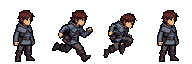
#> input picture tools/creature_pipeline/hero_v3_bases.png, 192 x 64 px; its folder holds only this picture in this run
$ python animate_crawler.py hero_v3_bases.png hero_v3_bases.png hero_v3_bases.png
#> lines starting #> are read from the running program, lines starting #| are printed output that depends on the picture
#!/usr/bin/env python3
"""Procedural animation for long, low crawling creatures (root_crawler style).

Works from a single elongated base sprite. Movement is a traveling vertical
wave over pixel columns (inchworm crawl), attacks are head lunge, tail whip
and a burrow dive; hurt/death use the shared RED damage flash convention.

Frame layout matches the existing root_crawler pack: 160x96 frames,
anchor x=80 y=89, hit frames attack_1=7, attack_2=11, attack_3=14 @ fps 14.
"""
import json, math, os, random, sys
from PIL import Image

FRAME_W = 160
FRAME_H = 96
GROUND = 89
ANCHOR_X = 80

def load_base(path):
#> called with path = 'hero_v3_bases.png'
    im = Image.open(path).convert("RGBA")
#> im is the input picture: PIL image 192x64 RGBA; mean R, G, B, A 16.3, 13.1, 14.2, 71.7
    return im.crop(im.getbbox())

def frame():
    return Image.new("RGBA", (FRAME_W, FRAME_H), (0, 0, 0, 0))

def flash_red(sprite, amount):
    out = sprite.copy()
    px = out.load()
    for y in range(out.height):
        for x in range(out.width):
            r, g, b, a = px[x, y]
            if a == 0:
                continue
            px[x, y] = (int(r + (238 - r) * amount), int(g + (74 - g) * amount),
                        int(b + (64 - b) * amount), a)
    return out

def tint(sprite, factor_rgb, brightness=1.0):
    out = sprite.copy()
    px = out.load()
    for y in range(out.height):
        for x in range(out.width):
            r, g, b, a = px[x, y]
            if a == 0:
                continue
            px[x, y] = (min(255, int(r * factor_rgb[0] * brightness)),
                        min(255, int(g * factor_rgb[1] * brightness)),
                        min(255, int(b * factor_rgb[2] * brightness)), a)
    return out

def column_wave(base, phase, amplitude, wavelength, head_lock=0.0):
    """Shift each pixel column vertically by a traveling sine wave.

    head_lock > 0 dampens the wave towards the head (right side) so the head
    stays readable while the body undulates.
    """
    out = Image.new("RGBA", (base.width, base.height + 2 * int(amplitude) + 2), (0, 0, 0, 0))
    for x in range(base.width):
        damp = 1.0
        if head_lock > 0.0:
            t = x / max(1, base.width - 1)
            damp = 1.0 - head_lock * max(0.0, t - 0.55) / 0.45 if t > 0.55 else 1.0
        dy = round(amplitude * damp * math.sin(2 * math.pi * (x / wavelength - phase)))
        col = base.crop((x, 0, x + 1, base.height))
        out.alpha_composite(col, (x, int(amplitude) + 1 + dy))
    return out.crop(out.getbbox()) if out.getbbox() else out

def squash(base, sx, sy):
    w = max(1, round(base.width * sx))
    h = max(1, round(base.height * sy))
    return base.resize((w, h), Image.NEAREST)

def place(canvas, sprite, dx=0, dy=0, clip_ground=False):
    x = ANCHOR_X - sprite.width // 2 + round(dx)
    y = GROUND - sprite.height + round(dy)
    canvas.alpha_composite(sprite, (max(0, min(FRAME_W - sprite.width, x)), y if y >= 0 else 0))
    if clip_ground:
        px = canvas.load()
        for yy in range(GROUND + 1, FRAME_H):
            for xx in range(FRAME_W):
                px[xx, yy] = (0, 0, 0, 0)
    return canvas

def palette_of(base):
    px = base.load()
    cols = [px[x, y] for y in range(base.height) for x in range(base.width) if px[x, y][3] > 0]
    cols.sort(key=lambda c: c[0] + c[1] + c[2])
    return {
        "dark": cols[max(0, len(cols) // 10)][:3] + (255,),
        "mid": cols[len(cols) // 2][:3] + (255,),
        "lite": cols[int(len(cols) * 0.86)][:3] + (255,),
    }

def strip(frames):
    out = Image.new("RGBA", (FRAME_W * len(frames), FRAME_H), (0, 0, 0, 0))
    for i, f in enumerate(frames):
        out.alpha_composite(f, (i * FRAME_W, 0))
    return out

def build_idle(base, n=10):
#> called with n = 10
    frames = []
    for i in range(n):
        t = i / n
        spr = column_wave(base, t, 1.6, base.width * 1.4, head_lock=0.7)
        frames.append(place(frame(), spr))
#> after the loop, frames = 10 items
    return frames

def build_move(base, n=16):
#> called with n = 16
    frames = []
#> frames = []
    for i in range(n):
        t = i / n
        spr = column_wave(base, t * 2.0, 3.0, base.width * 0.6, head_lock=0.55)
        # slight inchworm push: body compresses and extends
        sx = 1.0 + 0.04 * math.sin(2 * math.pi * t * 2.0)
        spr = squash(spr, sx, 1.0)
        frames.append(place(frame(), spr))
#> after the loop, frames = 16 items
    return frames

def build_attack_bite(base, n=14):
    """Head lunge bite. Telegraph 0-35%, hit frames 7-8, recover."""
#> called with n = 14
    frames = []
#> frames = []
    for i in range(n):
        t = i / (n - 1)
        if t < 0.35:
            k = t / 0.35
            spr = squash(base, 1.0 - 0.08 * k, 1.0 + 0.06 * k)
            spr = tint(spr, (1.03, 1.0, 0.95), 1.0 + 0.05 * k)
            dx = -6 * k
        elif t < 0.62:
            k = (t - 0.35) / 0.27
            spr = squash(base, 1.0 + 0.10 * math.sin(k * math.pi), 1.0 - 0.06 * math.sin(k * math.pi))
            dx = -6 + 22 * k
        else:
            k = (t - 0.62) / 0.38
            spr = base
            dx = 16 * (1 - k)
        frames.append(place(frame(), spr, dx=dx))
#> after the loop, frames = 14 items
    return frames

def build_attack_whip(base, n=20):
    """Tail (left side) curls up then slams down; hit frames 11-12."""
#> called with n = 20
    frames = []
#> frames = []
    tail_w = int(base.width * 0.42)
#> tail_w = 69
    body = base.crop((tail_w, 0, base.width, base.height))
    tail = base.crop((0, 0, tail_w, base.height))
    for i in range(n):
        t = i / (n - 1)
        if t < 0.5:
            lift_k = math.sin(min(1.0, t / 0.45) * math.pi * 0.5)     # raise
        elif t < 0.62:
            lift_k = 1.0 - (t - 0.5) / 0.12                            # slam down fast
        else:
            lift_k = 0.0
        f = frame()
        # body stays planted, slightly braced
        bx = ANCHOR_X - base.width // 2 + tail_w
        f.alpha_composite(body, (bx, GROUND - body.height))
        # tail columns rotate up around the joint
        joint_x = bx
        for x in range(tail_w - 1, -1, -1):
            col = tail.crop((x, 0, x + 1, tail.height))
            dist = (tail_w - x) / tail_w
            dy = -round(34 * lift_k * dist * dist)
            dx_c = round(8 * lift_k * dist)
            f.alpha_composite(col, (joint_x - (tail_w - x) + dx_c, GROUND - tail.height + dy))
        if 0.5 <= t < 0.62:
            f = place(f, Image.new("RGBA", (1, 1), (0, 0, 0, 0)))  # no-op keep signature simple
        frames.append(f)
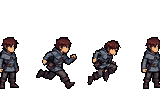
#> f: PIL image 160x96 RGBA; mean R, G, B, A 12.8, 10.3, 11.1, 55.7; transparent parts drawn white
#> after the loop, frames = 20 items
    return frames

def build_attack_burrow(base, n=22):
    """Dive underground, travel, resurface. Hit at frame 14 (emergence)."""
#> called with n = 22
    frames = []
#> frames = []
    for i in range(n):
        t = i / (n - 1)
        f = frame()
        if t < 0.28:                     # shiver + nose down
            k = t / 0.28
            spr = column_wave(base, k * 0.5, 1.5, base.width, head_lock=0.0)
            place(f, spr, dx=(1 if i % 2 == 0 else -1) * int(1 + k * 2), dy=int(4 * k), clip_ground=True)
        elif t < 0.5:                    # sinking
            k = (t - 0.28) / 0.22
            place(f, base, dy=int(base.height * k * 1.1) + 4, clip_ground=True)
        elif t < 0.64:                   # hidden
            pass
        else:                            # emerge (hit lands here, frame 14 of 22 => t=0.667)
            k = (t - 0.64) / 0.36
            up = min(1.0, k * 1.6)
            spr = squash(base, 1.0 - 0.06 * (1 - up), 1.0 + 0.10 * (1 - up))
            place(f, spr, dy=int(base.height * (1.0 - up) * 1.1), clip_ground=True)
        frames.append(f)
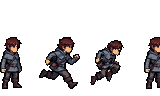
#> f: PIL image 160x96 RGBA; mean R, G, B, A 12.5, 10, 10.8, 54.2; transparent parts drawn white
#> after the loop, frames = 22 items
    return frames

def build_hurt(base, n=6):
#> called with n = 6
    frames = []
#> frames = []
    for i in range(n):
        t = i / (n - 1)
        k = 1.0 - t
        spr = flash_red(squash(base, 1.0 + 0.05 * k, 1.0 - 0.08 * k), 0.62 * k)
        frames.append(place(frame(), spr, dx=-4 * k))
#> this loop made 6 passes
#> pass 1, in flash_red, `out = sprite.copy()`:
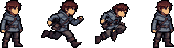
#> out: PIL image 174x48 RGBA; mean R, G, B, A 23, 18.4, 19.9, 102.4; transparent parts drawn white
#> after the loop, frames = 6 items
    return frames

def build_death(base, n=18):
    """Red flash, then the root body breaks into segments that collapse."""
#> called with n = 18
    frames = []
#> frames = []
    seg_count = 4
    seg_w = base.width // seg_count
#> seg_w = 41
    rng = random.Random(11)
    seg_data = [(s, rng.uniform(-1.5, 1.5), rng.uniform(0.8, 1.4)) for s in range(seg_count)]
    for i in range(n):
        t = i / (n - 1)
        f = frame()
        if t < 0.22:
            k = t / 0.22
            spr = flash_red(base, 0.55 * (1 - k))
            place(f, spr)
        else:
            k = (t - 0.22) / 0.78
            fade = tint(base, (1.0 - 0.3 * k, 1.0 - 0.3 * k, 1.0 - 0.32 * k), 1.0 - 0.4 * k)
            for s, drift, speed in seg_data:
                x0 = s * seg_w
                x1 = base.width if s == seg_count - 1 else (s + 1) * seg_w
                seg = fade.crop((x0, 0, x1, base.height))
                drop_k = min(1.0, k * speed)
                sh = max(3, round(seg.height * (1.0 - 0.72 * drop_k)))
                seg = seg.resize((seg.width, sh), Image.NEAREST)
                if k > 0.55:              # crumble away
                    spx = seg.load()
                    for yy in range(seg.height):
                        for xx in range(seg.width):
                            if spx[xx, yy][3] and rng.random() < (k - 0.55) * 1.8 * (1.0 - yy / seg.height):
                                spx[xx, yy] = (0, 0, 0, 0)
                fx = ANCHOR_X - base.width // 2 + x0 + round(drift * k * 4)
                f.alpha_composite(seg, (fx, GROUND - seg.height))
        frames.append(f)
#> this loop made 18 passes
#> pass 1, in build_death, `spr = flash_red(base, 0.55 * (1 - k))`:
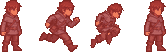
#> spr: PIL image 166x52 RGBA; mean R, G, B, A 62.6, 24.5, 23, 102.1; transparent parts drawn white
#> after the loop:
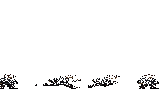
#> f: PIL image 160x96 RGBA; mean R, G, B, A 0.8, 0.7, 0.7, 9.2; transparent parts drawn white
#> after the loop, frames = 18 items
    return frames

def build_whip_impact(base, n=8):
    """Dust + splinters where the tail slams."""
#> called with n = 8
    pal = palette_of(base)
#> in palette_of, `cols = [px[x, y] for y in range(base.height) for x in range(base.width..`: cols = 3456 items, first 6: (0, 0, 1, 255), (0, 0, 1, 255), (0, 0, 1, 255), (0, 0, 1, 255), (0, 0, 1, 255), (0, 0, 1, 255)
#> pal = {'dark': (0, 0, 1, 255), 'mid': (75, 29, 34, 255), 'lite': (107, 93, 91, 255)}
    rng = random.Random(5)
    parts = [(rng.uniform(-16, 16), rng.uniform(4, 22), rng.uniform(0.0, 0.25),
              pal["lite" if rng.random() < 0.7 else "mid"]) for _ in range(16)]
#> parts = 16 items
    frames = []
    for i in range(n):
        t = i / (n - 1)
        f = frame()
        px = f.load()
        for ox, h, delay, col in parts:
            k = max(0.0, min(1.0, (t - delay) / 0.6))
            if k <= 0.0:
                continue
            rise = h * math.sin(k * math.pi)
            x = ANCHOR_X + round(ox * (0.6 + 0.6 * k))
            y = GROUND - round(rise)
            size = 2 if k < 0.6 else 1
            a = int(255 * (1.0 - k * 0.55))
            for dx in range(size):
                for dy in range(size):
                    if 0 <= x + dx < FRAME_W and 0 <= y + dy < FRAME_H:
                        px[x + dx, y + dy] = col[:3] + (a,)
        frames.append(f)
#> after the loop, frames = 8 items
    return frames

def build_burrow_dust(base, n=10):
#> called with n = 10
    pal = palette_of(base)
    rng = random.Random(9)
    puffs = [(rng.uniform(-22, 22), rng.uniform(3, 16), rng.uniform(0.0, 0.35),
              pal["lite" if rng.random() < 0.5 else "mid"]) for _ in range(20)]
#> puffs = 20 items
    frames = []
    for i in range(n):
        t = i / (n - 1)
        f = frame()
        px = f.load()
        for ox, h, delay, col in puffs:
            k = max(0.0, min(1.0, (t - delay) / 0.65))
            if k <= 0.0:
                continue
            x = ANCHOR_X + round(ox * (0.5 + 0.9 * k))
            y = GROUND - round(h * math.sin(k * math.pi))
            a = int(240 * (1.0 - k * 0.7))
            size = 2 if k < 0.5 else 1
            for dx in range(size):
                for dy in range(size):
                    if 0 <= x + dx < FRAME_W and 0 <= y + dy < FRAME_H:
                        px[x + dx, y + dy] = col[:3] + (a,)
        frames.append(f)
#> after the loop, frames = 10 items
    return frames

def main(base_path, out_dir, name):
    base = load_base(base_path)
    os.makedirs(out_dir, exist_ok=True)
    anims = {
        "idle": (build_idle(base), {"fps": 7, "loop": True}),
        "move": (build_move(base), {"fps": 14, "loop": True}),
        "attack_1": (build_attack_bite(base), {"fps": 14, "loop": False,
                     "hit_frames": [7, 8], "hit_frames_1based": [8, 9]}),
        "attack_2": (build_attack_whip(base), {"fps": 14, "loop": False,
                     "hit_frames": [11, 12], "hit_frames_1based": [12, 13]}),
        "attack_3": (build_attack_burrow(base), {"fps": 14, "loop": False,
                     "hit_frames": [14, 15], "hit_frames_1based": [15, 16]}),
        "hurt": (build_hurt(base), {"fps": 14, "loop": False}),
        "death": (build_death(base), {"fps": 12, "loop": False}),
        "whip_impact": (build_whip_impact(base), {"fps": 14, "loop": False}),
        "burrow_dust": (build_burrow_dust(base), {"fps": 14, "loop": False}),
    }
    meta = {
        "frame_size": [FRAME_W, FRAME_H],
        "facing": "right",
        "anchor": {"x": ANCHOR_X, "y": GROUND},
        "ground_clearance": 1.0,
        "frame_indexing": "0-based",
        "animations": {},
    }
    file_prefix = {"whip_impact": "root_whip_impact.png", "burrow_dust": "root_burrow_dust.png"}
    for state, (frames, extra) in anims.items():
        fname = file_prefix.get(state, f"{name}_{state}.png")
        strip(frames).save(os.path.join(out_dir, fname))
        entry = {"file": fname, "frames": len(frames)}
        entry.update(extra)
        meta["animations"][state] = entry
#> this loop made 9 passes
#> (state, extra, fname) on passes 1, 2, 6, 7, 8: ('idle', {'fps': 7, 'loop': True}, 'hero_v3_bases.png_idle.png'), ('move', {'fps': 14, 'loop': True}, 'hero_v3_bases.png_move.png'), ('hurt', {'fps': 14, 'loop': False}, 'hero_v3_bases.png_hurt.png'), ('death', {'fps': 12, 'loop': False}, 'hero_v3_bases.png_death.png'), ('whip_impact', {'fps': 14, 'loop': False}, 'root_whip_impact.png')
#> (state, fname) on passes 3 to 5: ('attack_1', 'hero_v3_bases.png_attack_1.png'), ('attack_2', 'hero_v3_bases.png_attack_2.png'), ('attack_3', 'hero_v3_bases.png_attack_3.png')
#> pass 1, in main, `strip(frames).save(os.path.join(out_dir, fname))`:
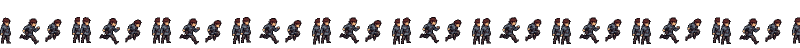
#> saved as hero_v3_bases.png_idle.png: PIL image 1600x96 RGBA (shown at 1/2 size); mean R, G, B, A 12.5, 10, 10.8, 54.2; transparent parts drawn white
#> pass 2, in main, `strip(frames).save(os.path.join(out_dir, fname))`:
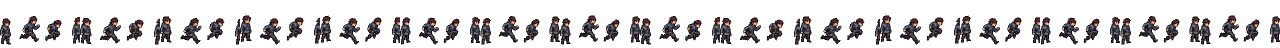
#> saved as hero_v3_bases.png_move.png: PIL image 2560x96 RGBA (shown at 1/2 size); mean R, G, B, A 12.2, 9.8, 10.6, 53.7; transparent parts drawn white
#> after the loop, meta = 6 items
    with open(os.path.join(out_dir, f"rootcrawler_anim.json" if name == "root_crawler" else f"{name}_anim.json"), "w") as fh:
        json.dump(meta, fh, indent=1)
    print("written", out_dir, {k: len(v[0]) for k, v in anims.items()})
#| written hero_v3_bases.png {'idle': 10, 'move': 16, 'attack_1': 14, 'attack_2': 20, 'attack_3': 22, 'hurt': 6, 'death': 18, 'whip_impact': 8, 'burrow_dust': 10}

if __name__ == "__main__":
    main(sys.argv[1], sys.argv[2], sys.argv[3])
